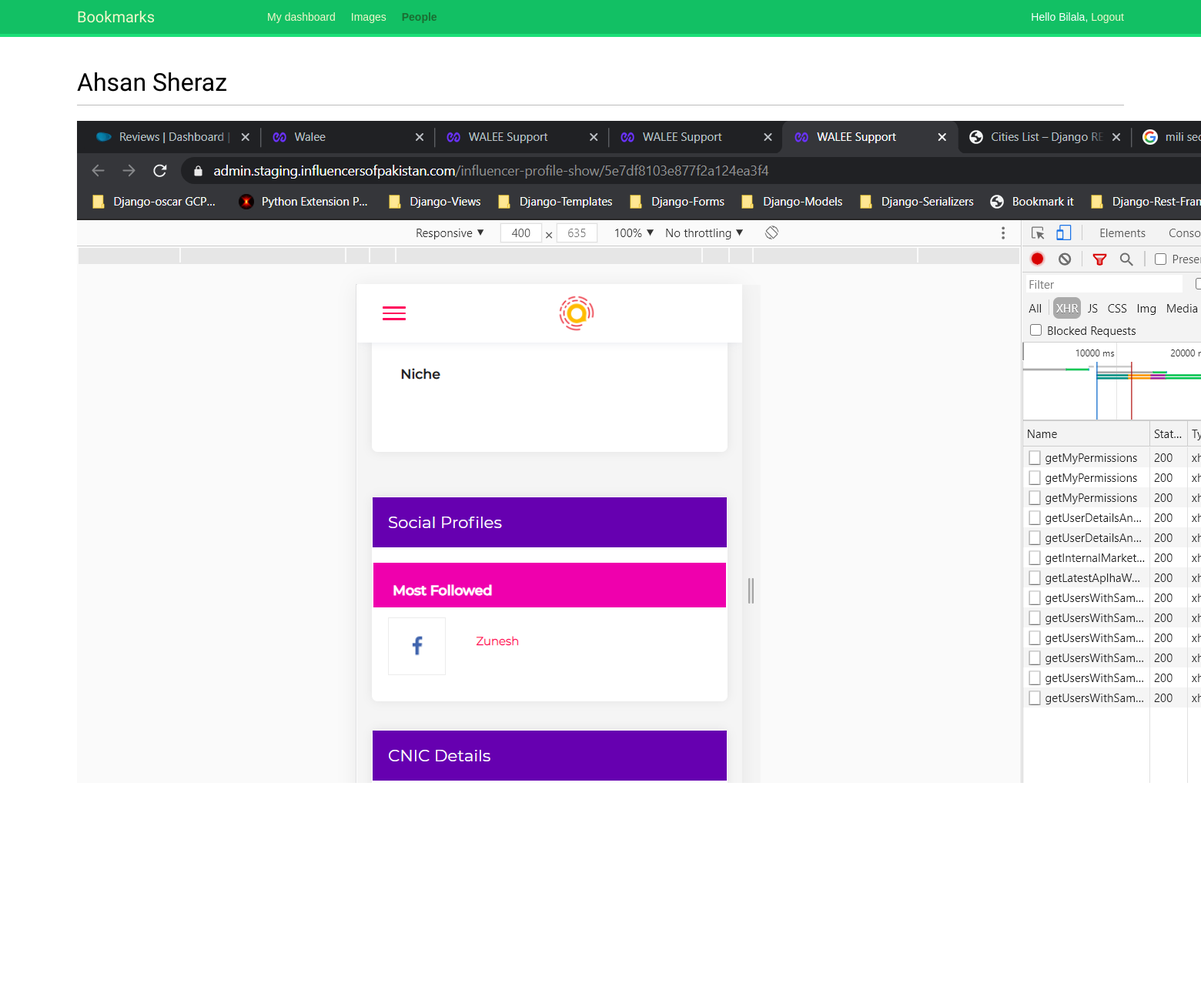
/accounts/users/ahsan/ (signed in), run on the app's committed database.
### accounts/models.py (models this page shows, shortened)
class MyUser(AbstractUser):
    email = models.EmailField(unique=True)
    username = models.CharField(max_length=25, unique=True)
    first_name = models.CharField(max_length=40)
    last_name = models.CharField(max_length=140)
    USERNAME_FIELD = "email"
    REQUIRED_FIELDS = ['username']

class Profile(models.Model):
	user = models.OneToOneField(settings.AUTH_USER_MODEL, on_delete=models.CASCADE)
	date_of_birth = models.DateField(blank=True, null=True)
	photo = models.ImageField(upload_to='users/%Y/%m/%d/', blank=True)
	phone_number = PhoneNumberField()

### accounts/views.py (the view)
# urls.py: path('users/<username>/', views.UserDetail.as_view(), name='user_detail'),
@method_decorator(login_required, name='dispatch')
class UserDetail(DetailView):
	template_name = 'accounts/user/detail.html'
	def get(self, request, *args, **kwargs):
		user = get_object_or_404(MyUser, username=kwargs['username'], is_active=True)
		return render(request, self.template_name, {'section': 'people', 'user': user})

### accounts/templates/accounts/user/detail.html (shortened to what this page needs)
{% extends "base.html" %}
{% load thumbnail %}
{% block content %}
	<h1>{{ user.get_full_name }}</h1>
	<div class="profile-info">
	<img src="{% thumbnail user.profile.photo 180x180 %}" class="userdetail">
	</div>
	{% with total_followers=user.followers.count %}
		<span class="count">
			<span class="total">{{ total_followers }}</span>
		</span>
		<a href="#" data-id="{{ user.id }}" data-action="{% if request.user in user.followers.all %}un{% endif %}follow" class="follow button">
		</a>
	{% endwith %}
{% endblock %}

### accounts/templates/base.html (shortened to what this page needs)
{% load static %}
<!DOCTYPE html>
<html>
  <head>
    <link href="{% static "css/base.css" %}" rel="stylesheet">
  </head>
  <body>
    <div id="header">
      <span class="logo">Bookmarks</span>
      {% if request.user.is_authenticated %}
        <ul class="menu">
          <li {% if section == "dashboard" %}class="selected"{% endif %}>
            <a href="{% url "dashboard" %}">My dashboard</a>
          </li>
          <li {% if section == "images" %}class="selected"{% endif %}>
            <a href="{% url "images:list" %}">Images</a>
          </li>
          <li {% if section == "people" %}class="selected"{% endif %}>
            <a href="{% url "user_list" %}">People</a>
          </li>
        </ul>
      {% endif %}
      <span class="user">
        {% if request.user.is_authenticated %}
          Hello {{ request.user.first_name }},
          <a href="{% url 'logout' %}">Logout</a>
        {% else %}
          <a href="{% url 'login' %}">Log-in</a>
        {% endif %}
      </span>
    </div>
    <div id="content">
      {% block content %}
      {% endblock %}
    </div>
  </body>
</html>

### accounts/static/css/base.css (style rules this page uses)
body { margin:0; padding:0; font-family:helvetica, sans-serif; }
a { color:#12c064; text-decoration:none; }
h1, h2, h3, h4, h5 , h6 { font-family: 'Muli', sans-serif; font-weight:normal; }
h1 { border-bottom:1px solid #bbb; padding:0 0 10px 0; margin:10px 0 20px 0; }
#header { padding:10px 100px; font-size:14px; background:#12c064; color:#fff; border-bottom:4px solid #1cdf78; overflow:auto; }
#header .logo { font-family: 'Muli', sans-serif; float:left; color:#f3f7cc; font-size:20px; margin-right:10%; }
#header ul.menu { list-style:none; float:left; margin:0; padding:0; }
#header ul.menu li { float:left; padding:4px 10px; }
#header ul.menu li.selected a, #header ul.menu li.selected a:hover { color:#1b6d32; font-weight:bold; }
#header a { color:#f3f7cc; }
#header .user { float:right; padding-top:4px; }
#content { padding:30px 100px; }
input[type=submit], a.button { font-weight:bold; background:#12c064; color:#fff; padding:10px 20px; font-size:14px; text-transform:uppercase; }
.count { color:#aaa; border:3px solid #bbb; border-radius:26px; padding:10px 20px; margin:20px 10px 0; }
a.like, a.follow { float:right; margin-top:-8px; }
.profile-info { float:left; overflow:auto; margin-right:20px; }

### data on the page
MyUser: user.first_name "Bilala"
MyUser: get_full_name "Ahsan Sheraz", id.photo (picture)
